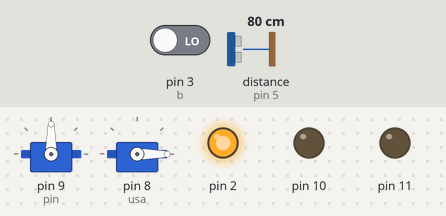
Bench run of a sketch on a simulated Arduino Uno, built with avr-gcc and run on an emulated ATmega328P. Parts: 2 × servo, output pins drawn as LEDs (lit = HIGH). Wiring (inferred from the names in the program): ultrasonic range finder: trigger pin 6; echo pin 5. The test bench sets the inputs (shaded band); at power-on: distance to the obstacle (sensor on pin 5) 80 cm, pin 3 (b) LOW. The echo pulse lasts 58.3 µs per cm; pins used as bus, display or sensor lines are not drawn.

Above: at 4.4 s.
4.5 s: distance to the obstacle (sensor on pin 5) set to 12 cm
7.0 s: distance to the obstacle (sensor on pin 5) set to 9 cm
At 8.08 s:
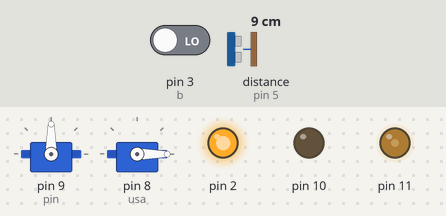
At 8.68 s:
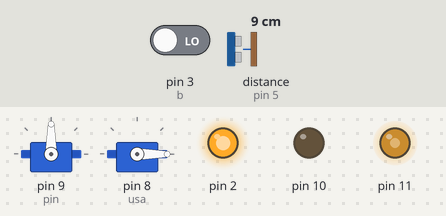
10.5 s: pin 3 (b) driven HIGH
At 25.7 s:
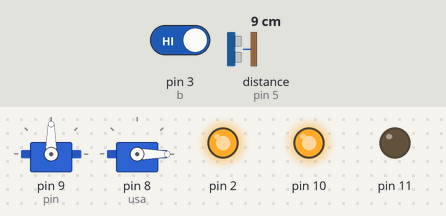
Timing chart, 0 to 27.2 s (numbered marks = the images above; inputs shaded):
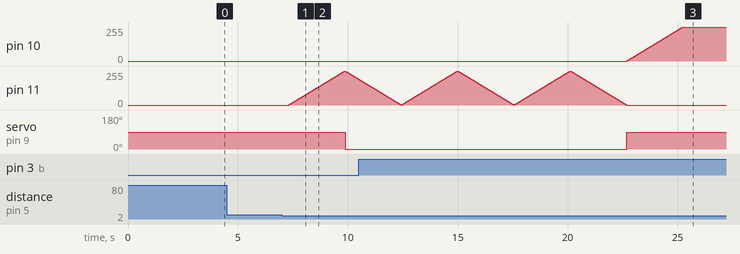

Measured:
- the behaviour switches between 11 and 10 cm on distance to the obstacle (sensor on pin 5) (found by bisection; images 0 and 1)
- after the input at 4.5 s, every drawn part: stays the same
- after the input at 7.0 s, pin 11: rises from 0/255 to 255/255 in 2.5 s, then falls to 193/255 in 0.63 s; servo on pin 9 (pin): 90° → 0° after 2.9 s
- after the input at 10.5 s, pin 10: moves from 0/255 to 255/255 over 2.5 s, starting after 12.2 s; servo on pin 9 (pin): 0° → 90° after 12.2 s

The sketch:

main.cpp.ino
```cpp
#include "MovementSensor.h"
#include "Servo.h"
#include "Led.h"
#include "Button.h"
#include "utils.h"
//#include "ServoMotor.h"

Servo S, usa;
MovementSensor MS;
Led green, red;
Button b(3, 0);

void setup() {
  // put your setup code here, to run once:
  pinMode(MS.getTrigPin(), OUTPUT);
  pinMode(MS.getEchoPin(), INPUT);
  Serial.begin(9600);

  S.attach(9);
  S.write(90);

  usa.attach(8);
  usa.write(0);

  red.setPin(10);
  green.setPin(11);

  pinMode(2, OUTPUT);
  digitalWrite(2, HIGH);
}

void loop() {
  // put your main code here, to run repeatedly:

   b.setState(digitalRead(b.getPin()));

   if(b.getState() == LOW)
   {
      if(usa.read() == 0)
       {
          openServo(usa, 180);
       }
       else{
          openServo(usa, 0);
       }
   }

  if(green.getOpen() == 0 && red.getOpen() == 0)
  {
      digitalWrite(MS.getTrigPin(), LOW);
      delayMicroseconds(2);

      digitalWrite(MS.getTrigPin(), HIGH);
      delayMicroseconds(10);
      digitalWrite(MS.getTrigPin(), LOW);

      MS.setDuration(pulseIn(MS.getEchoPin(), HIGH));

      MS.setDistance(MS.getDuration() * 0.034 / 2); // vine de la viteza luminii

      if(MS.getDistance() <= 10 && MS.getDistance() >= 2)
      {
        green.turnOn();
        green.setStartMillis(millis());
        S.write(0);

      }
    }
      if((green.getOpen() == 1) && (millis() - green.getStartMillis() > 10000))
      {
        green.turnOff();
        if(red.getOpen() == 0)
        {
          S.write(90);
          red.turnOn();
          red.setStartMillis(millis());
        }
      }
      else if(green.getOpen() == 1)
          {
            green.turnOff();
            green.turnOn();
          }

     if((red.getOpen() == 1) && millis() - red.getStartMillis() > 10000)
    {
      Serial.print(millis());
      Serial.print('/');
      Serial.println(red.getStartMillis());
      red.turnOff();
    }
}
```

Button.cpp
```cpp
#include "Button.h"

Button::Button()
{
  this->pin = -1;
  this->state = 0;
}

Button::Button(int pin, int state)
{
  pinMode(pin, INPUT);
  this->pin = pin;
  this->state = state;
}

void Button::setPin(int pin)
{
  pinMode(pin, INPUT);
  this->pin = pin;
}

int Button::getState()
{
  return this->state;
}

void Button::setState(int state)
{
  this->state = state;
}

int Button::getPin()
{
  return this->pin;
}
```

Button.h
```cpp
#pragma once
#include<Arduino.h>

class Button
{
  int pin;
  int state;

public:
  Button();
  Button(int, int );
  void setPin(int );
  void setState(int );
  int getState();
  int getPin();
};
```

Led.cpp
```cpp
#include "Led.h"

Led::Led()
{
  this->pin = -1;
  this->startMillis = -1;
  this->open = 0;
}

Led::Led(int pin, int startMillis)
{
  pinMode(pin, OUTPUT);
  this->pin = pin;
  this->startMillis = startMillis;
  this->open = 0;
}

void Led::setPin(int pin)
{
  pinMode(pin, OUTPUT);
  this->pin = pin;
}

void Led::turnOn()
{
  for(int i=0; i<=255; i++)
  {
    analogWrite(this->pin, i);
    delay(10);
  }
  this->open = 1;
}

void Led::turnOff()
{
  for(int i=255; i>=0; i--)
  {
    analogWrite(this->pin, i);
    delay(10);
  }
  this->open = 0;
}

unsigned long int Led::getStartMillis()
{
  return this->startMillis;
}

int Led::getOpen()
{
  return this->open;
}

void Led::setStartMillis(unsigned long int millisec)
{
  this->startMillis = millisec;
}
```

Led.h
```cpp
#pragma once
#include<Arduino.h>

class Led
{
  int pin;
  unsigned long int startMillis;
  int open;

public:
  Led();
  Led(int , int);

  void turnOn();
  void turnOff();
  unsigned long int getStartMillis();
  void setStartMillis(unsigned long int );
  int getOpen();

  void setPin(int );
};
```

MovementSensor.cpp
```cpp
#include "MovementSensor.h"

MovementSensor::MovementSensor()
{
  this->echoPin = 5;
  this->trigPin = 6;
  this->duration = 0;
  this->distance = 0;
}

MovementSensor::MovementSensor(int Epin, int Tpin)
{
  this->echoPin = Epin;
  this->trigPin = Tpin;
  this->duration = 0;
  this->distance = 0;
}

void MovementSensor::setDuration(int duration)
{
  this->duration = duration;
}
void MovementSensor::setDistance(float distance)
{
  this->distance = distance;
}

int MovementSensor::getDuration()
{
  return this->duration;
}

float MovementSensor::getDistance()
{
  return this->distance;
}

int MovementSensor::getEchoPin()
{
  return this->echoPin;
}

int MovementSensor::getTrigPin()
{
  return this->trigPin;
}
```

MovementSensor.h
```cpp
#pragma once


class MovementSensor
{
  int echoPin;
  int trigPin;

  int duration;
  float distance;

public:
  MovementSensor();
  MovementSensor(int , int );
  void setDuration(int );
  void setDistance(float );
  int getDuration();
  float getDistance();
  int getEchoPin();
  int getTrigPin();
};
```

ServoMotor.cpp
```cpp
#include "ServoMotor.h"

ServoMotor::ServoMotor()
{
  this->angle = 90;
  this->pin = 9;
}

ServoMotor::ServoMotor(int angle, int pin)
{
  this->angle = angle;
  this->pin = pin;
}

void ServoMotor::setAngle(int angle)
{
  this->angle = angle;
}

int ServoMotor::getAngle()
{
  return this->angle;
}
```

ServoMotor.h
```cpp
#pragma once
#include "Servo.h"

class ServoMotor
{
  int angle;
  int pin;

public:
  ServoMotor();
  ServoMotor(int, int );
  void setAngle(int );
  int getAngle();
};
```

utils.cpp
```cpp
#include "utils.h"

void openServo(Servo usa, int noDegrees)
{
  if(noDegrees > usa.read())
  {
    for(int i=usa.read(); i<=noDegrees; i++)
    {
      usa.write(i);
      delay(10);
    }
  }
  else
  {
    for(int i=usa.read(); i>=noDegrees; i--)
     {
      usa.write(i);
      delay(10);
     }
  }

}
```

utils.h
```cpp
#include "Servo.h"
#include "Arduino.h"

void openServo(Servo , int );
```
